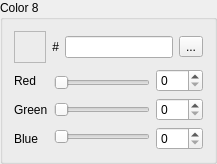
        <widget class="QGroupBox" name="group_8">
         <property name="title">
          <string>Color 8</string>
         </property>
         <layout class="QFormLayout" name="formLayout_51">
          <item row="0" column="0">
           <widget class="QFrame" name="colorFrame_8">
            <property name="minimumSize">
             <size>
              <width>32</width>
              <height>32</height>
             </size>
            </property>
            <property name="maximumSize">
             <size>
              <width>32</width>
              <height>32</height>
             </size>
            </property>
            <property name="frameShape">
             <enum>QFrame::StyledPanel</enum>
            </property>
            <property name="frameShadow">
             <enum>QFrame::Raised</enum>
            </property>
           </widget>
          </item>
          <item row="1" column="0" colspan="2">
           <widget class="QFrame" name="frame_177">
            <property name="frameShape">
             <enum>QFrame::NoFrame</enum>
            </property>
            <property name="frameShadow">
             <enum>QFrame::Raised</enum>
            </property>
            <layout class="QHBoxLayout" name="horizontalLayout_51">
             <property name="leftMargin">
              <number>0</number>
             </property>
             <property name="topMargin">
              <number>0</number>
             </property>
             <property name="rightMargin">
              <number>0</number>
             </property>
             <property name="bottomMargin">
              <number>0</number>
             </property>
             <item>
              <widget class="QFrame" name="frame_178">
               <property name="frameShape">
                <enum>QFrame::NoFrame</enum>
               </property>
               <property name="frameShadow">
                <enum>QFrame::Raised</enum>
               </property>
               <layout class="QVBoxLayout" name="verticalLayout_101">
                <property name="leftMargin">
                 <number>0</number>
                </property>
                <property name="topMargin">
                 <number>0</number>
                </property>
                <property name="rightMargin">
                 <number>0</number>
                </property>
                <property name="bottomMargin">
                 <number>0</number>
                </property>
                <item>
                 <widget class="QLabel" name="label_101">
                  <property name="text">
                   <string>Red</string>
                  </property>
                 </widget>
                </item>
                <item>
                 <widget class="QLabel" name="label_102">
                  <property name="text">
                   <string>Green</string>
                  </property>
                 </widget>
                </item>
                <item>
                 <widget class="QLabel" name="label_103">
                  <property name="text">
                   <string>Blue</string>
                  </property>
                 </widget>
                </item>
               </layout>
              </widget>
             </item>
             <item>
              <widget class="QFrame" name="frame_179">
               <property name="frameShape">
                <enum>QFrame::NoFrame</enum>
               </property>
               <property name="frameShadow">
                <enum>QFrame::Raised</enum>
               </property>
               <layout class="QVBoxLayout" name="verticalLayout_102">
                <property name="leftMargin">
                 <number>0</number>
                </property>
                <property name="topMargin">
                 <number>0</number>
                </property>
                <property name="rightMargin">
                 <number>0</number>
                </property>
                <property name="bottomMargin">
                 <number>0</number>
                </property>
                <item>
                 <widget class="QSlider" name="slider_red_8">
                  <property name="maximum">
                   <number>31</number>
                  </property>
                  <property name="pageStep">
                   <number>4</number>
                  </property>
                  <property name="orientation">
                   <enum>Qt::Horizontal</enum>
                  </property>
                 </widget>
                </item>
                <item>
                 <widget class="QSlider" name="slider_green_8">
                  <property name="maximum">
                   <number>31</number>
                  </property>
                  <property name="pageStep">
                   <number>4</number>
                  </property>
                  <property name="orientation">
                   <enum>Qt::Horizontal</enum>
                  </property>
                 </widget>
                </item>
                <item>
                 <widget class="QSlider" name="slider_blue_8">
                  <property name="maximum">
                   <number>31</number>
                  </property>
                  <property name="pageStep">
                   <number>4</number>
                  </property>
                  <property name="orientation">
                   <enum>Qt::Horizontal</enum>
                  </property>
                 </widget>
                </item>
               </layout>
              </widget>
             </item>
             <item>
              <widget class="QFrame" name="frame_180">
               <property name="frameShape">
                <enum>QFrame::NoFrame</enum>
               </property>
               <property name="frameShadow">
                <enum>QFrame::Raised</enum>
               </property>
               <layout class="QVBoxLayout" name="verticalLayout_103">
                <property name="leftMargin">
                 <number>0</number>
                </property>
                <property name="topMargin">
                 <number>0</number>
                </property>
                <property name="rightMargin">
                 <number>0</number>
                </property>
                <property name="bottomMargin">
                 <number>0</number>
                </property>
                <item>
                 <widget class="QSpinBox" name="spin_red_8">
                  <property name="maximum">
                   <number>255</number>
                  </property>
                  <property name="singleStep">
                   <number>8</number>
                  </property>
                 </widget>
                </item>
                <item>
                 <widget class="QSpinBox" name="spin_green_8">
                  <property name="maximum">
                   <number>255</number>
                  </property>
                  <property name="singleStep">
                   <number>8</number>
                  </property>
                 </widget>
                </item>
                <item>
                 <widget class="QSpinBox" name="spin_blue_8">
                  <property name="maximum">
                   <number>255</number>
                  </property>
                  <property name="singleStep">
                   <number>8</number>
                  </property>
                 </widget>
                </item>
               </layout>
              </widget>
             </item>
            </layout>
           </widget>
          </item>
          <item row="0" column="1">
           <widget class="QFrame" name="frame_181">
            <property name="frameShape">
             <enum>QFrame::NoFrame</enum>
            </property>
            <property name="frameShadow">
             <enum>QFrame::Raised</enum>
            </property>
            <layout class="QVBoxLayout" name="verticalLayout_104">
             <property name="leftMargin">
              <number>0</number>
             </property>
             <property name="topMargin">
              <number>0</number>
             </property>
             <property name="rightMargin">
              <number>0</number>
             </property>
             <property name="bottomMargin">
              <number>0</number>
             </property>
             <item>
              <widget class="QFrame" name="frame_182">
               <property name="frameShape">
                <enum>QFrame::NoFrame</enum>
               </property>
               <property name="frameShadow">
                <enum>QFrame::Raised</enum>
               </property>
               <layout class="QGridLayout" name="gridLayout_10">
                <property name="leftMargin">
                 <number>0</number>
                </property>
                <property name="topMargin">
                 <number>0</number>
                </property>
                <property name="rightMargin">
                 <number>0</number>
                </property>
                <property name="bottomMargin">
                 <number>0</number>
                </property>
                <item row="0" column="0">
                 <widget class="QFrame" name="frame_183">
                  <property name="frameShape">
                   <enum>QFrame::NoFrame</enum>
                  </property>
                  <property name="frameShadow">
                   <enum>QFrame::Raised</enum>
                  </property>
                  <layout class="QFormLayout" name="formLayout_52">
                   <property name="leftMargin">
                    <number>0</number>
                   </property>
                   <property name="topMargin">
                    <number>0</number>
                   </property>
                   <property name="rightMargin">
                    <number>0</number>
                   </property>
                   <property name="bottomMargin">
                    <number>0</number>
                   </property>
                   <item row="0" column="0">
                    <widget class="QLabel" name="label_104">
                     <property name="text">
                      <string>#</string>
                     </property>
                     <property name="alignment">
                      <set>Qt::AlignRight|Qt::AlignTrailing|Qt::AlignVCenter</set>
                     </property>
                    </widget>
                   </item>
                   <item row="0" column="1">
                    <widget class="QLineEdit" name="hex_8"/>
                   </item>
                  </layout>
                 </widget>
                </item>
                <item row="0" column="1">
                 <widget class="QToolButton" name="pick_8">
                  <property name="text">
                   <string>...</string>
                  </property>
                  <property name="icon">
                   <iconset resource="../resources/images.qrc">
                    <normaloff>:/icons/pipette.ico</normaloff>:/icons/pipette.ico</iconset>
                  </property>
                 </widget>
                </item>
               </layout>
              </widget>
             </item>
            </layout>
           </widget>
          </item>
         </layout>
        </widget>
